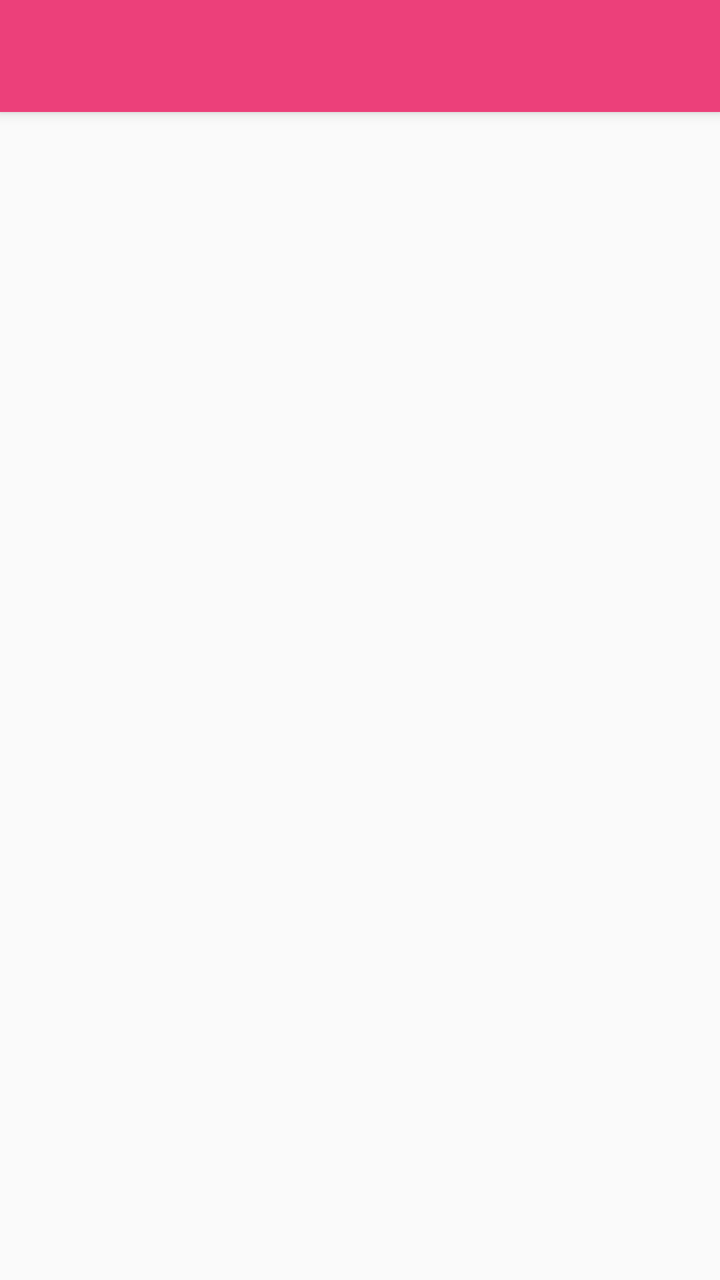
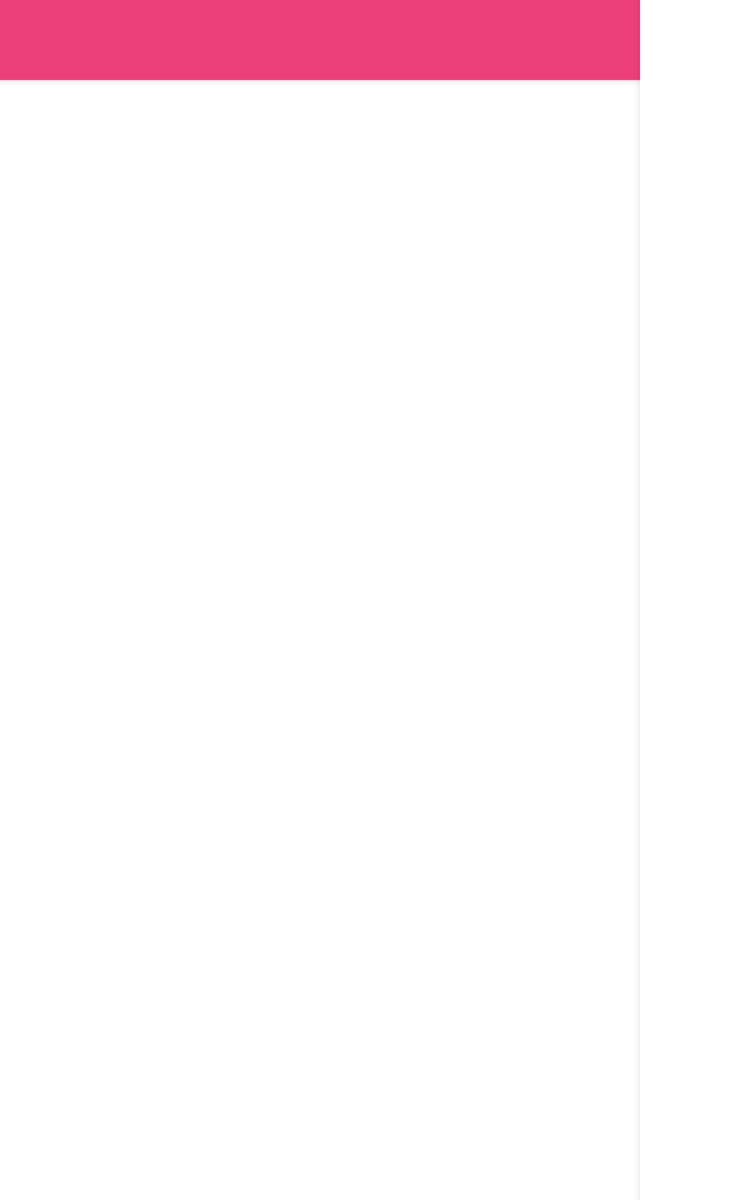

First picture: res/layout/ on a phone held upright. Second picture: the repository's own variant of that layout, on a device whose configuration matches the variant's folder. Source for both follows.
<!-- AndroidManifest.xml: application theme AppTheme -->
<!-- res/layout/activity_recipe_detail.xml -->
<?xml version="1.0" encoding="utf-8"?>
<android.support.design.widget.CoordinatorLayout xmlns:android="http://schemas.android.com/apk/res/android"
    xmlns:app="http://schemas.android.com/apk/res-auto"
    xmlns:tools="http://schemas.android.com/tools"
    android:layout_width="match_parent"
    android:layout_height="match_parent"
    tools:context="com.example.android.bakingapp.RecipeDetailActivity">

    <android.support.design.widget.AppBarLayout
        android:id="@+id/app_bar"
        android:layout_width="match_parent"
        android:layout_height="wrap_content"
        android:theme="@style/AppTheme.AppBarOverlay">

        <android.support.v7.widget.Toolbar
            android:id="@+id/toolbar"
            android:layout_width="match_parent"
            android:layout_height="?attr/actionBarSize"
            android:popupTheme="@style/AppTheme.PopupOverlay">

        </android.support.v7.widget.Toolbar>

    </android.support.design.widget.AppBarLayout>

    <FrameLayout
        android:id="@+id/recipe_fragment"
        android:layout_width="match_parent"
        android:layout_height="match_parent"
        app:layout_behavior="@string/appbar_scrolling_view_behavior">

    </FrameLayout>

</android.support.design.widget.CoordinatorLayout>
<!-- resources referenced by this layout -->
<resources>
  <style name="AppTheme.AppBarOverlay" parent="ThemeOverlay.AppCompat.Dark.ActionBar" />
  <style name="AppTheme.PopupOverlay" parent="ThemeOverlay.AppCompat.Light">
          <item name="windowActionBar">false</item>
      </style>
  <style name="AppTheme" parent="Theme.AppCompat.Light.NoActionBar">
          
          <item name="colorPrimary">@color/colorPrimary</item>
          <item name="colorPrimaryDark">@color/colorPrimaryDark</item>
          <item name="colorAccent">@color/colorAccent</item>
          <item name="windowActionBar">false</item>
      </style>
  <color name="colorPrimary">#EC407A</color>
  <color name="colorPrimaryDark">#C2185B</color>
  <color name="colorAccent">#26C6DA</color>
</resources>
<!-- res/layout-sw600dp/activity_recipe_detail.xml (the author's variant of the layout above) -->
<!-- drawn on a 7-inch tablet held upright -->
<?xml version="1.0" encoding="utf-8"?>
<android.support.design.widget.CoordinatorLayout xmlns:android="http://schemas.android.com/apk/res/android"
    xmlns:app="http://schemas.android.com/apk/res-auto"
    xmlns:tools="http://schemas.android.com/tools"
    android:layout_width="match_parent"
    android:layout_height="match_parent"
    tools:context="com.example.android.bakingapp.RecipeDetailActivity">

    <android.support.design.widget.AppBarLayout
        android:id="@+id/app_bar"
        android:layout_width="match_parent"
        android:layout_height="wrap_content"
        android:theme="@style/AppTheme.AppBarOverlay">

        <android.support.v7.widget.Toolbar
            android:id="@+id/toolbar"
            android:layout_width="match_parent"
            android:layout_height="?attr/actionBarSize"
            android:gravity="center_vertical"
            android:popupTheme="@style/AppTheme.PopupOverlay">

        </android.support.v7.widget.Toolbar>

    </android.support.design.widget.AppBarLayout>

    <FrameLayout
        android:id="@+id/recipe_fragment"
        android:layout_width="@dimen/ancho_panel_lista"
        android:layout_height="match_parent"
        android:layout_marginTop="?attr/actionBarSize"
        android:background="@android:color/white">

    </FrameLayout>

    <FrameLayout
        android:id="@+id/recipe_step_fragment"
        android:layout_width="match_parent"
        android:layout_height="match_parent"
        android:layout_marginLeft="@dimen/ancho_panel_lista"
        android:layout_toRightOf="@+id/recipe_fragment"
        android:background="@android:color/white"
        android:elevation="8dp">

    </FrameLayout>

</android.support.design.widget.CoordinatorLayout>
<!-- resources referenced by the variant -->
<!-- as a 7-inch tablet held upright resolves them -->
<resources>
  <dimen name="ancho_panel_lista">512dp</dimen>
  <style name="AppTheme.AppBarOverlay" parent="ThemeOverlay.AppCompat.Dark.ActionBar" />
  <style name="AppTheme.PopupOverlay" parent="ThemeOverlay.AppCompat.Light">
          <item name="windowActionBar">false</item>
      </style>
  <style name="AppTheme" parent="Theme.AppCompat.Light.NoActionBar">
          
          <item name="colorPrimary">@color/colorPrimary</item>
          <item name="colorPrimaryDark">@color/colorPrimaryDark</item>
          <item name="colorAccent">@color/colorAccent</item>
          <item name="windowActionBar">false</item>
      </style>
  <color name="colorPrimary">#EC407A</color>
  <color name="colorPrimaryDark">#C2185B</color>
  <color name="colorAccent">#26C6DA</color>
</resources>
